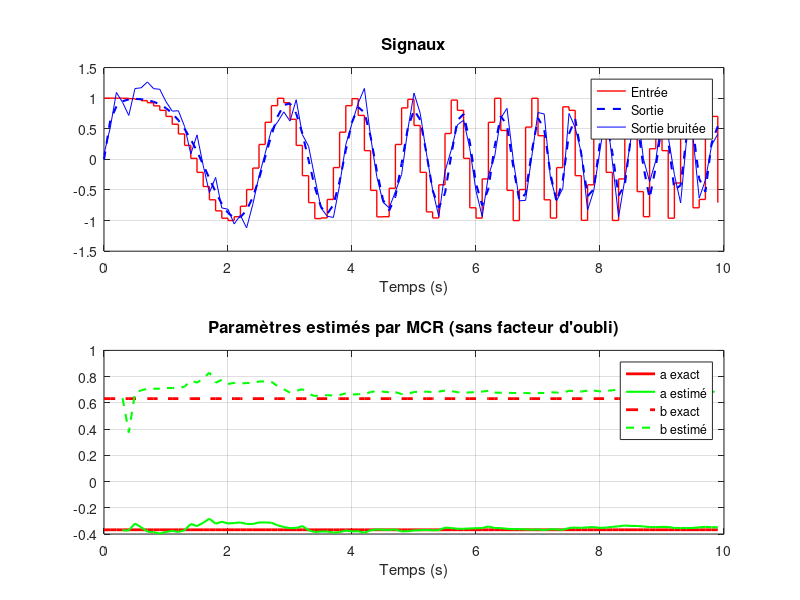
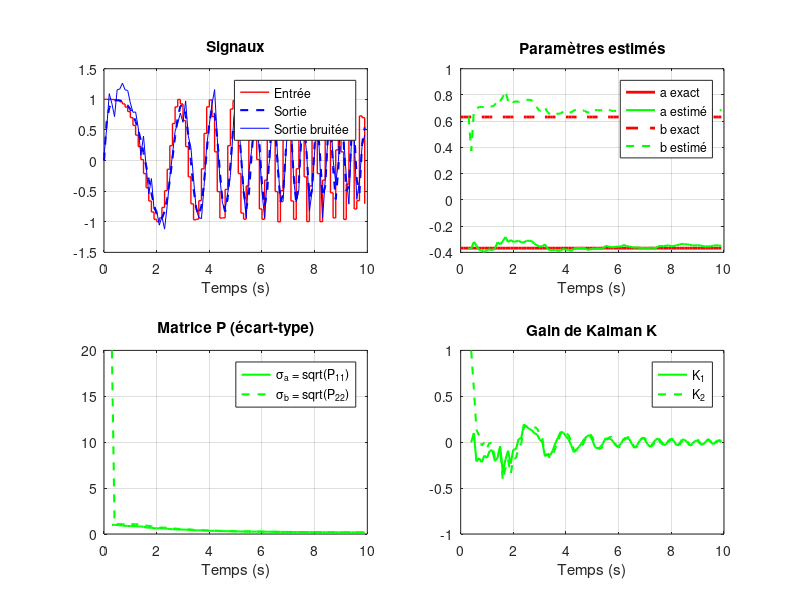

The MATLAB source for these figures, in order: (Note: this script raises an error after producing the figures.)
%%%%%%%%%%%%%%%%%%%%%%%%%%%%%%%%%%%%%%%%%%%%%%%%%%%%%%%%%%%%%%%%%%%%%%%%%%%
% MANIPULATION 2 : MCR avec facteur d'oubli
% Script principal (version sans toolbox)
% Sauvegarde les figures pour le rapport LaTeX
%%%%%%%%%%%%%%%%%%%%%%%%%%%%%%%%%%%%%%%%%%%%%%%%%%%%%%%%%%%%%%%%%%%%%%%%%%%

clear all; close all; clc;

% Chemin pour sauvegarder les figures
figPath = '../LATEX/figures/';
if ~exist(figPath, 'dir')
    mkdir(figPath);
end

%% ========================================================================
% PARTIE 1 : MCR sans facteur d'oubli - Système stationnaire
% =========================================================================
fprintf('\n=== PARTIE 1 : MCR sur système stationnaire ===\n');

N = 100;
RSB = 10;

% Paramètres système stationnaire
Ka = 1; tau = 0.1;
Te = 0.1; Fe = 1/Te;
a = -exp(-Te/tau); b = Ka*(1+a);
t = (0:N-1)*Te; t = t(:);

% Entrée chirp
f_min = 0; f_max = 0.25*Fe;
e = chirp(t, f_min, max(t), f_max); e = e(:);

% Sortie (simulation manuelle du filtre)
s = filter([0 b], [1 a], e);
Ps = sum(s.^2)/N;
Pb = Ps/RSB; sigma_b = sqrt(Pb);
s_b = s + sigma_b*randn(N,1);

% Initialisation MCR
N1 = 4;
x = s_b(2:N1); C = [-s_b(1:N1-1) e(1:N1-1)];
est = (C.'*C)\C.'*x;
a_est = zeros(1,N); b_est = zeros(1,N);
a_est(N1) = est(1); b_est(N1) = est(2);
P = inv(C'*C);
P = diag([1^2, 20^2]);
P11 = zeros(1,N); P22 = zeros(1,N);
K1 = zeros(1,N); K2 = zeros(1,N);
P11(N1) = P(1,1); P22(N1) = P(2,2);

% Estimation récursive (lambda = 1, pas d'oubli)
for n = N1+1:N
    c = [-s_b(n-1) e(n-1)]';
    K = P*c/(c'*P*c+1);
    K1(n) = K(1); K2(n) = K(2);
    P = P - K*c.'*P;
    P11(n) = P(1,1); P22(n) = P(2,2);
    est = est + K*(s_b(n)-c.'*est);
    a_est(n) = est(1); b_est(n) = est(2);
end

fig = figure('Position', [100 100 900 600], 'Visible', 'off');
subplot(2,1,1);
stairs(t, e, 'r', 'LineWidth', 1); hold on;
plot(t, s, 'b--', 'LineWidth', 1.5);
plot(t, s_b, 'b', 'LineWidth', 0.5);
title('Signaux', 'FontSize', 12);
legend('Entrée', 'Sortie', 'Sortie bruitée', 'Location', 'best');
xlabel('Temps (s)'); grid on;

subplot(2,1,2);
plot(t, a*ones(1,N), 'r', 'LineWidth', 2); hold on;
plot(t(N1:N), a_est(N1:N), 'g', 'LineWidth', 1.5);
plot(t, b*ones(1,N), 'r--', 'LineWidth', 2);
plot(t(N1:N), b_est(N1:N), 'g--', 'LineWidth', 1.5);
title('Paramètres estimés par MCR (sans facteur d''oubli)', 'FontSize', 12);
legend('a exact', 'a estimé', 'b exact', 'b estimé', 'Location', 'best');
xlabel('Temps (s)'); grid on;
saveas(fig, [figPath 'manip2_MCR_sans_oubli.png']);
close(fig);

% Figure supplémentaire : évolution de P et K
fig2 = figure('Position', [100 100 1000 700], 'Visible', 'off');
subplot(2,2,1);
stairs(t, e, 'r', 'LineWidth', 1); hold on;
plot(t, s, 'b--', 'LineWidth', 1.5);
plot(t, s_b, 'b', 'LineWidth', 0.5);
title('Signaux'); legend('Entrée', 'Sortie', 'Sortie bruitée');
xlabel('Temps (s)'); grid on;

subplot(2,2,2);
plot(t, a*ones(1,N), 'r', 'LineWidth', 2); hold on;
plot(t(N1:N), a_est(N1:N), 'g', 'LineWidth', 1.5);
plot(t, b*ones(1,N), 'r--', 'LineWidth', 2);
plot(t(N1:N), b_est(N1:N), 'g--', 'LineWidth', 1.5);
title('Paramètres estimés');
legend('a exact', 'a estimé', 'b exact', 'b estimé');
xlabel('Temps (s)'); grid on;

subplot(2,2,3);
plot(t(N1:N), sqrt(P11(N1:N)), 'g', 'LineWidth', 1.5); hold on;
plot(t(N1:N), sqrt(P22(N1:N)), 'g--', 'LineWidth', 1.5);
title('Matrice P (écart-type)');
legend('\sigma_a = sqrt(P_{11})', '\sigma_b = sqrt(P_{22})');
xlabel('Temps (s)'); grid on;

subplot(2,2,4);
plot(t(N1+1:N), K1(N1+1:N), 'g', 'LineWidth', 1.5); hold on;
plot(t(N1+1:N), K2(N1+1:N), 'g--', 'LineWidth', 1.5);
title('Gain de Kalman K');
legend('K_1', 'K_2');
xlabel('Temps (s)'); grid on;

sgtitle('MCR : Évolution des paramètres et gains', 'FontSize', 14);
saveas(fig2, [figPath 'manip2_MCR_details.png']);
close(fig2);

%% ========================================================================
% PARTIE 2 : MCR avec facteur d'oubli - Système non stationnaire
% =========================================================================
fprintf('\n=== PARTIE 2 : MCR avec facteur d''oubli (système non stationnaire) ===\n');

N = 500;
RSB = 10;

% Système non stationnaire (saut de paramètres)
Ka1 = 1; Ka2 = 0.8;
tau1 = 0.1; tau2 = 0.08;
Ka_vec = [Ka1*ones(N/2,1); Ka2*ones(N/2,1)];
tau_vec = [tau1*ones(N/2,1); tau2*ones(N/2,1)];
Te = 0.1; Fe = 1/Te;
a_true = -exp(-Te./tau_vec);
b_true = Ka_vec.*(1+a_true);
t = (0:N-1)*Te; t = t(:);

% Entrée chirp
f_min = 0; f_max = 0.25*Fe;
e = chirp(t, f_min, max(t), f_max); e = e(:);

% Sortie du système non stationnaire
s = zeros(N,1);
for n = 2:N
    s(n) = b_true(n)*e(n-1) - a_true(n)*s(n-1);
end
Ps = sum(s(1:N/2-100).^2)/(N/2-100);
Pb = Ps/RSB; sigma_b = sqrt(Pb);
s_b = s + sigma_b*randn(N,1);

% Test avec différentes valeurs de lambda
lambda_values = [1, 0.98, 0.95, 0.9];

for idx = 1:length(lambda_values)
    lambda = lambda_values(idx);
    fprintf('Lambda = %.2f\n', lambda);

    % Initialisation
    N1 = 4;
    x = s_b(2:N1); C = [-s_b(1:N1-1) e(1:N1-1)];
    est = (C.'*C)\C.'*x;
    a_est = zeros(1,N); b_est = zeros(1,N);
    a_est(N1) = est(1); b_est(N1) = est(2);
    P = diag([1^2, 20^2]);

    % Estimation récursive avec facteur d'oubli
    for n = N1+1:N
        c = [-s_b(n-1) e(n-1)]';
        K = P*c/(c'*P*c + lambda);
        P = 1/lambda*(P - K*c.'*P);
        est = est + K*(s_b(n) - c.'*est);
        a_est(n) = est(1); b_est(n) = est(2);
    end

    fig = figure('Position', [100 100 900 600], 'Visible', 'off');
    subplot(2,1,1);
    stairs(t, e, 'r', 'LineWidth', 0.5); hold on;
    plot(t, s, 'b--', 'LineWidth', 1);
    plot(t, s_b, 'b', 'LineWidth', 0.3);
    title(sprintf('Signaux (\\lambda = %.2f)', lambda), 'FontSize', 12);
    legend('Entrée', 'Sortie', 'Sortie bruitée', 'Location', 'best');
    xlabel('Temps (s)'); grid on;

    subplot(2,1,2);
    plot(t, a_true, 'r', 'LineWidth', 2); hold on;
    plot(t(N1:N), a_est(N1:N), 'g', 'LineWidth', 1.5);
    plot(t, b_true, 'r--', 'LineWidth', 2);
    plot(t(N1:N), b_est(N1:N), 'g--', 'LineWidth', 1.5);
    xline(t(N/2), 'k--', 'LineWidth', 1);
    title(sprintf('Paramètres estimés par MCR (\\lambda = %.2f)', lambda), 'FontSize', 12);
    legend('a exact', 'a estimé', 'b exact', 'b estimé', 'Saut', 'Location', 'best');
    xlabel('Temps (s)'); grid on;

    lambda_str = strrep(num2str(lambda), '.', '_');
    saveas(fig, [figPath 'manip2_MCR_lambda' lambda_str '.png']);
    close(fig);
end

%% ========================================================================
% PARTIE 3 : Comparaison des différentes valeurs de lambda
% =========================================================================
fprintf('\n=== PARTIE 3 : Comparaison des valeurs de lambda ===\n');

fig = figure('Position', [100 100 1000 700], 'Visible', 'off');
colors = {'b', [0 0.5 0], 'm', 'c'};
legend_entries_a = {'Exact'};
legend_entries_b = {'Exact'};

for idx = 1:length(lambda_values)
    lambda = lambda_values(idx);

    % Initialisation
    N1 = 4;
    x = s_b(2:N1); C = [-s_b(1:N1-1) e(1:N1-1)];
    est = (C.'*C)\C.'*x;
    a_est = zeros(1,N); b_est = zeros(1,N);
    a_est(N1) = est(1); b_est(N1) = est(2);
    P = diag([1^2, 20^2]);

    for n = N1+1:N
        c = [-s_b(n-1) e(n-1)]';
        K = P*c/(c'*P*c + lambda);
        P = 1/lambda*(P - K*c.'*P);
        est = est + K*(s_b(n) - c.'*est);
        a_est(n) = est(1); b_est(n) = est(2);
    end

    subplot(2,1,1);
    if idx == 1
        plot(t, a_true, 'r', 'LineWidth', 2); hold on;
    end
    plot(t(N1:N), a_est(N1:N), 'Color', colors{idx}, 'LineWidth', 1.2);
    legend_entries_a{end+1} = sprintf('\\lambda=%.2f', lambda);

    subplot(2,1,2);
    if idx == 1
        plot(t, b_true, 'r', 'LineWidth', 2); hold on;
    end
    plot(t(N1:N), b_est(N1:N), 'Color', colors{idx}, 'LineWidth', 1.2);
    legend_entries_b{end+1} = sprintf('\\lambda=%.2f', lambda);
end

subplot(2,1,1);
xline(t(N/2), 'k--', 'LineWidth', 1);
title('Comparaison de l''estimation de a pour différentes valeurs de \lambda', 'FontSize', 12);
legend(legend_entries_a, 'Location', 'best');
xlabel('Temps (s)'); ylabel('a'); grid on;

subplot(2,1,2);
xline(t(N/2), 'k--', 'LineWidth', 1);
title('Comparaison de l''estimation de b pour différentes valeurs de \lambda', 'FontSize', 12);
legend(legend_entries_b, 'Location', 'best');
xlabel('Temps (s)'); ylabel('b'); grid on;

sgtitle('Influence du facteur d''oubli \lambda sur le suivi de paramètres', 'FontSize', 14);
saveas(fig, [figPath 'manip2_comparaison_lambda.png']);
close(fig);

%% ========================================================================
% PARTIE 4 : Étude statistique MCR avec facteur d'oubli
% =========================================================================
fprintf('\n=== PARTIE 4 : Étude statistique MCR ===\n');

I = 50; % nombre de simulations
lambda = 0.95;

fig = figure('Position', [100 100 1000 500], 'Visible', 'off');

subplot(1,2,1);
plot(t, a_true, 'r', 'LineWidth', 2); hold on;
title(sprintf('Estimation de a (\\lambda = %.2f)', lambda));
xlabel('Temps (s)'); ylabel('a'); grid on;

subplot(1,2,2);
plot(t, b_true, 'r', 'LineWidth', 2); hold on;
title(sprintf('Estimation de b (\\lambda = %.2f)', lambda));
xlabel('Temps (s)'); ylabel('b'); grid on;

for i = 1:I
    s_b_i = s + sigma_b*randn(N,1);

    % Initialisation
    N1 = 4;
    x = s_b_i(2:N1); C = [-s_b_i(1:N1-1) e(1:N1-1)];
    est = (C.'*C)\C.'*x;
    a_est = zeros(1,N); b_est = zeros(1,N);
    a_est(N1) = est(1); b_est(N1) = est(2);
    P = diag([1^2, 20^2]);

    for n = N1+1:N
        c = [-s_b_i(n-1) e(n-1)]';
        K = P*c/(c'*P*c + lambda);
        P = 1/lambda*(P - K*c.'*P);
        est = est + K*(s_b_i(n) - c.'*est);
        a_est(n) = est(1); b_est(n) = est(2);
    end

    subplot(1,2,1);
    plot(t(N1:N), a_est(N1:N), 'g', 'LineWidth', 0.3);

    subplot(1,2,2);
    plot(t(N1:N), b_est(N1:N), 'g', 'LineWidth', 0.3);
end

subplot(1,2,1);
plot(t, a_true, 'r', 'LineWidth', 2);
legend('Valeur exacte', 'Estimations', 'Location', 'best');

subplot(1,2,2);
plot(t, b_true, 'r', 'LineWidth', 2);
legend('Valeur exacte', 'Estimations', 'Location', 'best');

sgtitle(sprintf('MCR avec facteur d''oubli : %d simulations', I), 'FontSize', 14);
saveas(fig, [figPath 'manip2_etude_statistique.png']);
close(fig);

fprintf('\nFigures sauvegardées dans %s\n', figPath);
fprintf('=== FIN MANIPULATION 2 ===\n');
